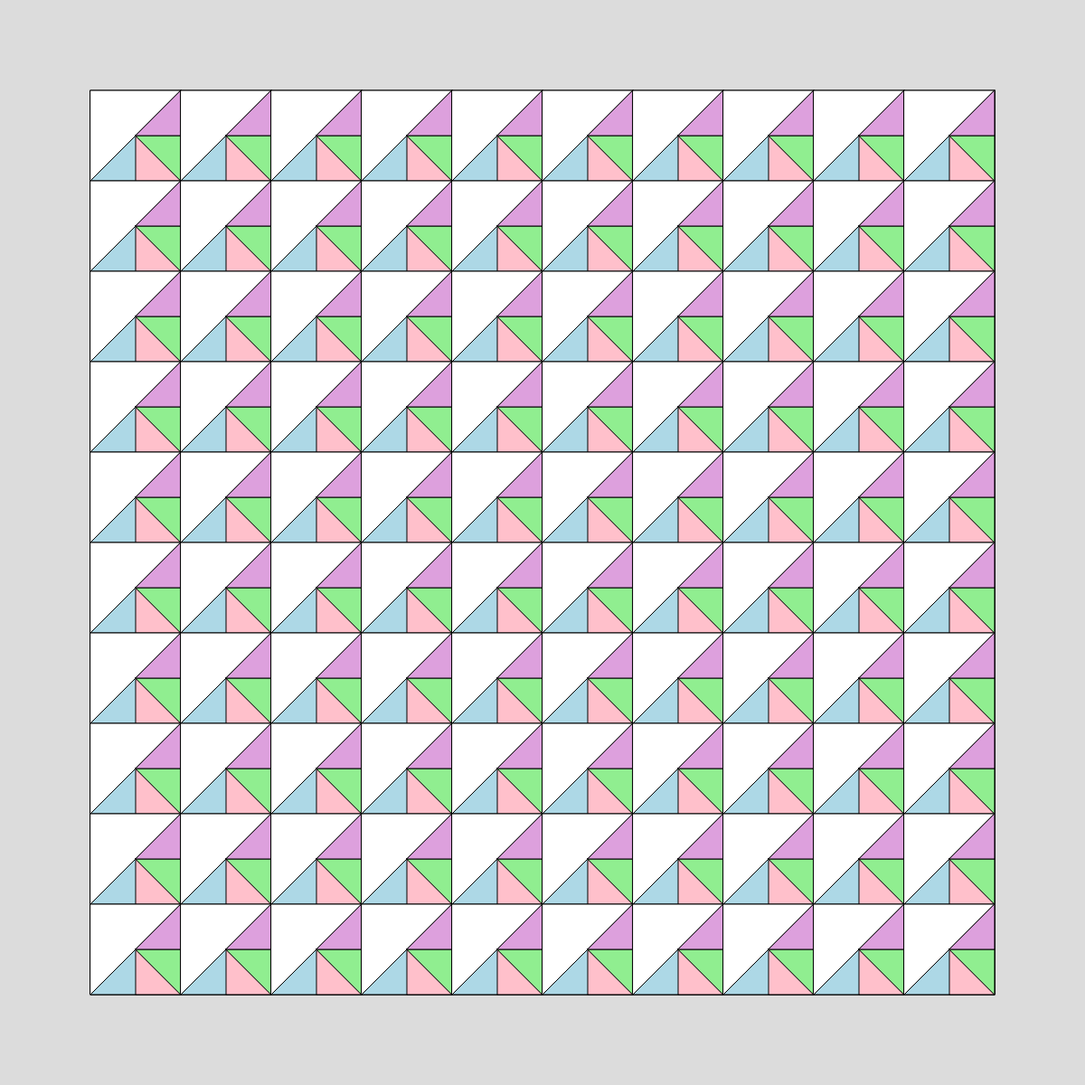
Frame 1 (no input)
Frame 2 (the mouse pressed at the canvas centre, redrawn once): identical to frame 1, image omitted

The p5.js sketch that drew this single still picture (run headless with seeded random() and noise() and a simulated clock; the mouse was pressed at the canvas centre and the sketch redrawn once):

// p5.js sketch
// ── sketch.js
function setup() {
  createCanvas(1200, 1200);
  noLoop();
}

function draw() {
  background(220);

  translate(100,100);
  rect(0,0,1000,1000);

  for (let x = 0; x < 10; x++){
    for (let y = 0; y < 10; y++){

      // this is the checkerboard conditional
       if((y + x) % 2 == 0){ 

      // this is the quadrant conditional
      // if((x < 5 & y < 5) | (x >= 5 & y >= 5)) {

       push();
     translate(x * 100, y * 100);
     fill("white")
     rect(0,0,100,100);
    
 
      fill("lightblue")
     triangle(100,0,0,100,100,100);
     fill("pink")
     triangle(50,50,50,100,100,100);
     fill("lightgreen")
     triangle(50,50,100,50,100,100)
      fill("plum")
     triangle(50,50,100,50,100,0);
     pop();

      }else{
        push();
     translate(x * 100, y *100);
     fill("white")

     rect(0,0,100,100);
       fill("lightblue")
     triangle(100,0,0,100,100,100);
     fill("pink")
     triangle(50,50,50,100,100,100);
     fill("lightgreen")
     triangle(50,50,100,50,100,100);
     fill("plum")
     triangle(50,50,100,50,100,0);
      pop();
      }


    }
  }
}
